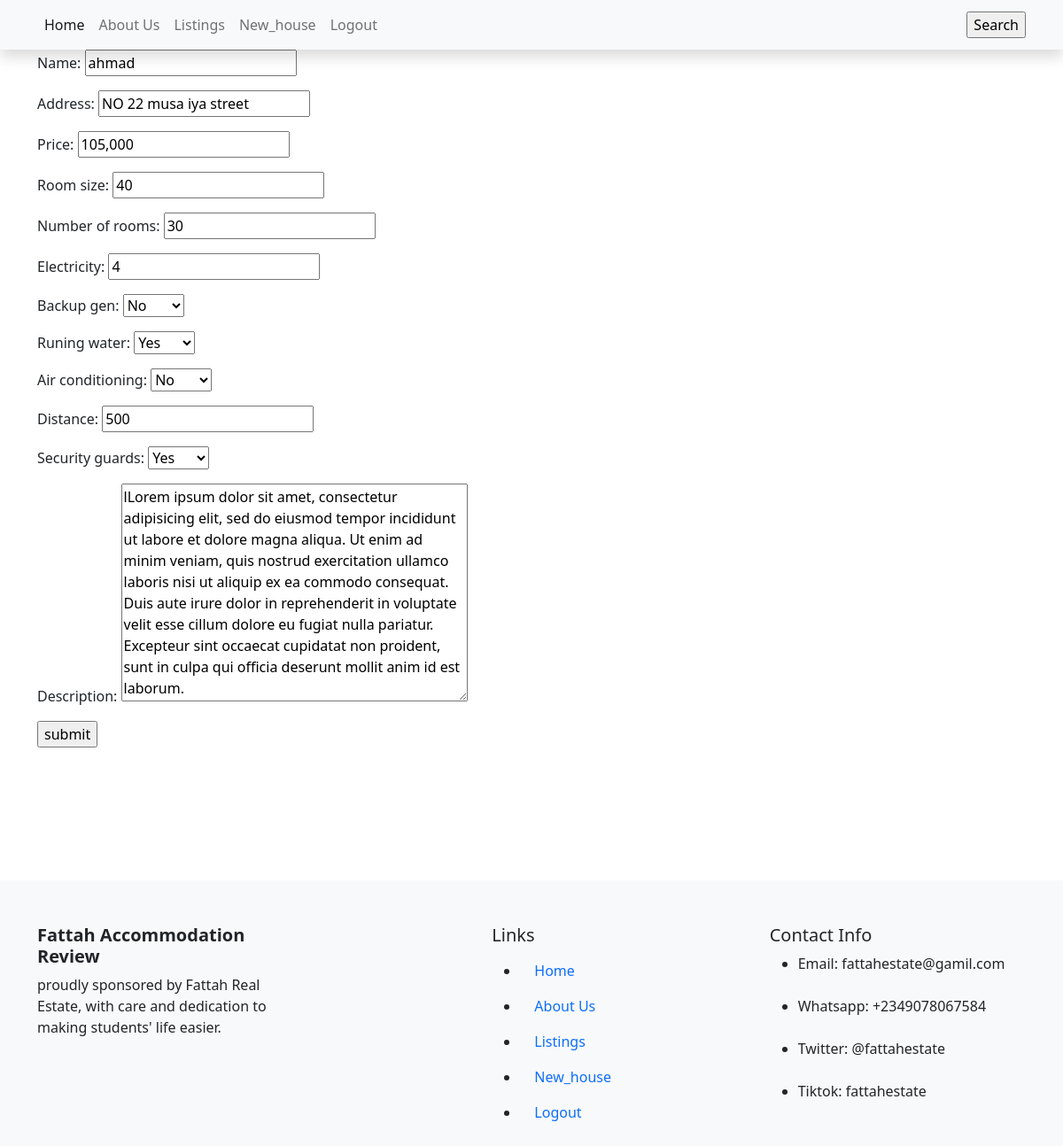
Page /accomodation/update_house/1 (signed in) on the committed database.
### accomodation/models.py (models this page shows, shortened)
class House(models.Model):
    name = models.CharField(blank=True,max_length=255,unique=True)
    address = models.CharField(max_length=255,unique=True)
    price = models.CharField(max_length=255)
    room_size = models.CharField(max_length=255)
    number_of_rooms = models.CharField(max_length=255)
    electricity = models.CharField(max_length=255)
    backup_gen = models.CharField(max_length=255,choices=[("Yes","Yes"),("NO","No")])
    runing_water = models.CharField(max_length=255,choices=[("Yes","Yes"),("NO","No")])
    air_conditioning = models.CharField(max_length=255,choices=[("Yes","Yes"),("NO","No")])
    distance = models.CharField(max_length=255)
    security_guards = models.CharField(max_length=255,choices=[("Yes","Yes"),("NO","No")])
    description = models.TextField()
    last_updated = models.DateTimeField(auto_now=True)

### accomodation/views.py (the view, shortened to what this page needs)
# urls.py: path("update_house/<int:pk>",views.UpdateHouse.as_view(),name="update_house"),
class UpdateHouse(SuperuserOnlyMixin,UpdateView):
    model = House
    form_class = HouseForm
    template_name = "house_form.html"

### accomodation/forms.py
class HouseForm(forms.ModelForm):
    class Meta:
        model = House
        fields = "__all__"

### accomodation/views.py (called while the page is built)
    def test_func(self):
        return self.request.user.is_superuser

### accomodation/templates/house_form.html (shortened to what this page needs)
{% extends "base.html" %}
{% block content %}
<form enctype="multipart/form-data" method="post">
  {{ form.as_p }}
  <input type="submit" name="" value="submit">
</form>
{% endblock %}

### rows in the picture
House: name "ahmad", address "NO 22 musa iya street", price "105,000", room_size "40", number_of_rooms "30", electricity "4", backup_gen "No", runing_water "Yes", air_conditioning "No", distance "500", security_guards "Yes", description "lLorem ipsum dolor sit amet, consectetur adipisicing elit, sed do eiusmod tempor incididunt ut labore et dolore magna aliqua. Ut enim ad minim veniam, quis nostrud exercitation ullamco laboris nisi ut aliquip ex ea commodo consequat. Duis aute irure dolor in reprehenderit in voluptate velit esse cillum dolore eu fugiat nulla pariatur. Excepteur sint occaecat cupidatat non proident, sunt in culpa qui officia deserunt mollit anim id est laborum."
